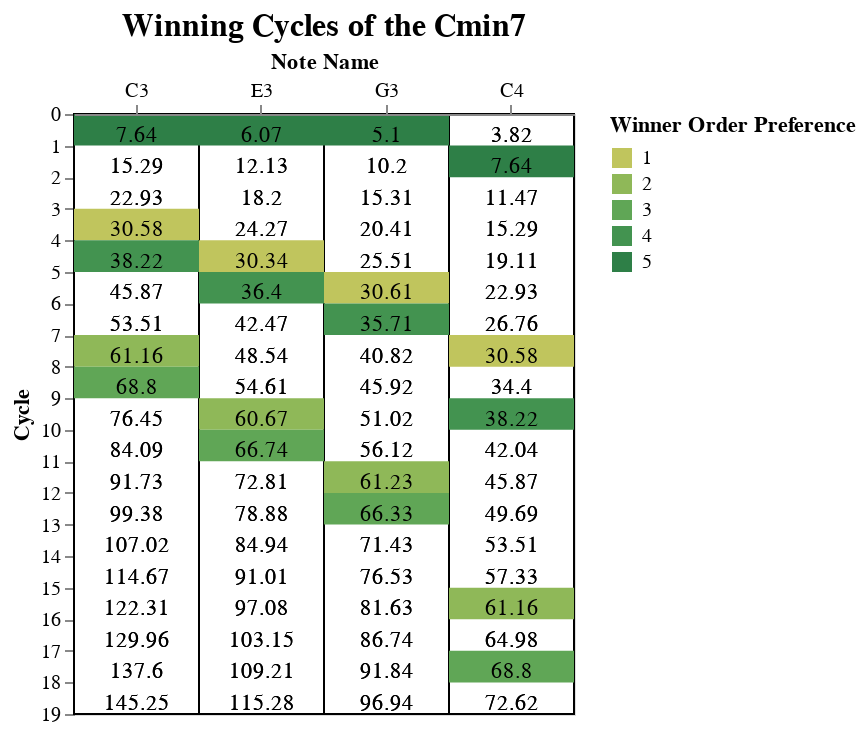

The notebook cell this image was saved under:
### Code cell
(chart_grid+chart_rect_win+text).properties(width=250, title='Winning Cycles of the Cmin7').configure_title(
fontSize=16,
anchor='middle',	
)

### Figure 1 — Vega-Lite specification as saved in the notebook (floating-point values rounded to 4 significant figures)
{"config": {"view": {"continuousWidth": 300, "continuousHeight": 300}, "title": {"anchor": "middle", "fontSize": 16}}, "layer": [{"mark": {"type": "rect", "color": "white", "stroke": "black"}, "encoding": {"x": {"axis": {"labelAngle": 0, "orient": "top", "title": "Note Name"}, "field": "note_name", "sort": ["C3", "E3", "G3", "C4"], "type": "nominal"}, "y": {"axis": {"tickCount": 20, "title": "Cycle"}, "field": "cycle_or_t", "scale": {"domain": [0, 19], "reverse": true}, "type": "quantitative"}}}, {"mark": {"type": "text", "baseline": "bottom"}, "encoding": {"text": {"field": "t_values", "type": "quantitative"}, "x": {"field": "note_name", "sort": ["C3", "E3", "G3", "C4"], "type": "nominal"}, "y": {"axis": {"tickCount": 20, "title": "Cycle"}, "field": "cycle_or_t", "scale": {"domain": [0, 19], "reverse": true}, "type": "quantitative"}}}, {"data": {"name": "data-c74e9d03afe149f45709b26643044e1e"}, "mark": {"type": "rect"}, "encoding": {"color": {"field": "winner_num", "scale": {"scheme": "goldgreen"}, "title": "Winner Order Preference", "type": "ordinal"}, "x": {"axis": {"labelAngle": 0, "orient": "top", "title": "Note Name"}, "field": "note_name", "sort": ["C3", "E3", "G3", "C4"], "type": "nominal"}, "y": {"axis": {"tickCount": 20, "title": "Cycle"}, "field": "cycle_or_t", "scale": {"domain": [0, 19], "reverse": true}, "type": "quantitative"}, "y2": {"field": "cycle_or_t_end"}}}, {"data": {"name": "data-6546ca5d5c25fb9a8da0af03b1968f16"}, "mark": {"type": "text", "baseline": "bottom"}, "encoding": {"text": {"field": "t_values", "type": "quantitative"}, "x": {"field": "note_name", "sort": ["C3", "E3", "G3", "C4"], "type": "nominal"}, "y": {"axis": {"tickCount": 20, "title": "Cycle"}, "field": "cycle_or_t", "scale": {"domain": [0, 19], "reverse": true}, "type": "quantitative"}}}], "data": {"name": "data-6546ca5d5c25fb9a8da0af03b1968f16"}, "title": "Winning Cycles of the Cmin7", "width": 250, "$schema": "https://vega.github.io/schema/vega-lite/v5.20.1.json", "datasets": {"data-6546ca5d5c25fb9a8da0af03b1968f16": [{"cycle_or_t": 1, "note_name": "C3", "t_values": 7.64}, {"cycle_or_t": 2, "note_name": "C3", "t_values": 15.29}, {"cycle_or_t": 3, "note_name": "C3", "t_values": 22.93}, {"cycle_or_t": 4, "note_name": "C3", "t_values": 30.58}, {"cycle_or_t": 5, "note_name": "C3", "t_values": 38.22}, {"cycle_or_t": 6, "note_name": "C3", "t_values": 45.87}, {"cycle_or_t": 7, "note_name": "C3", "t_values": 53.51}, {"cycle_or_t": 8, "note_name": "C3", "t_values": 61.16}, {"cycle_or_t": 9, "note_name": "C3", "t_values": 68.8}, {"cycle_or_t": 10, "note_name": "C3", "t_values": 76.45}, {"cycle_or_t": 11, "note_name": "C3", "t_values": 84.09}, {"cycle_or_t": 12, "note_name": "C3", "t_values": 91.73}, {"cycle_or_t": 13, "note_name": "C3", "t_values": 99.38}, {"cycle_or_t": 14, "note_name": "C3", "t_values": 107.0}, {"cycle_or_t": 15, "note_name": "C3", "t_values": 114.7}, {"cycle_or_t": 16, "note_name": "C3", "t_values": 122.3}, {"cycle_or_t": 17, "note_name": "C3", "t_values": 130.0}, {"cycle_or_t": 18, "note_name": "C3", "t_values": 137.6}, {"cycle_or_t": 19, "note_name": "C3", "t_values": 145.2}, {"cycle_or_t": 1, "note_name": "E3", "t_values": 6.07}, {"cycle_or_t": 2, "note_name": "E3", "t_values": 12.13}, {"cycle_or_t": 3, "note_name": "E3", "t_values": 18.2}, {"cycle_or_t": 4, "note_name": "E3", "t_values": 24.27}, {"cycle_or_t": 5, "note_name": "E3", "t_values": 30.34}, {"cycle_or_t": 6, "note_name": "E3", "t_values": 36.4}, {"cycle_or_t": 7, "note_name": "E3", "t_values": 42.47}, {"cycle_or_t": 8, "note_name": "E3", "t_values": 48.54}, {"cycle_or_t": 9, "note_name": "E3", "t_values": 54.61}, {"cycle_or_t": 10, "note_name": "E3", "t_values": 60.67}, {"cycle_or_t": 11, "note_name": "E3", "t_values": 66.74}, {"cycle_or_t": 12, "note_name": "E3", "t_values": 72.81}, {"cycle_or_t": 13, "note_name": "E3", "t_values": 78.88}, {"cycle_or_t": 14, "note_name": "E3", "t_values": 84.94}, {"cycle_or_t": 15, "note_name": "E3", "t_values": 91.01}, {"cycle_or_t": 16, "note_name": "E3", "t_values": 97.08}, {"cycle_or_t": 17, "note_name": "E3", "t_values": 103.2}, {"cycle_or_t": 18, "note_name": "E3", "t_values": 109.2}, {"cycle_or_t": 19, "note_name": "E3", "t_values": 115.3}, {"cycle_or_t": 1, "note_name": "G3", "t_values": 5.1}, {"cycle_or_t": 2, "note_name": "G3", "t_values": 10.2}, {"cycle_or_t": 3, "note_name": "G3", "t_values": 15.31}, {"cycle_or_t": 4, "note_name": "G3", "t_values": 20.41}, {"cycle_or_t": 5, "note_name": "G3", "t_values": 25.51}, {"cycle_or_t": 6, "note_name": "G3", "t_values": 30.61}, {"cycle_or_t": 7, "note_name": "G3", "t_values": 35.71}, {"cycle_or_t": 8, "note_name": "G3", "t_values": 40.82}, {"cycle_or_t": 9, "note_name": "G3", "t_values": 45.92}, {"cycle_or_t": 10, "note_name": "G3", "t_values": 51.02}, {"cycle_or_t": 11, "note_name": "G3", "t_values": 56.12}, {"cycle_or_t": 12, "note_name": "G3", "t_values": 61.23}, {"cycle_or_t": 13, "note_name": "G3", "t_values": 66.33}, {"cycle_or_t": 14, "note_name": "G3", "t_values": 71.43}, {"cycle_or_t": 15, "note_name": "G3", "t_values": 76.53}, {"cycle_or_t": 16, "note_name": "G3", "t_values": 81.63}, {"cycle_or_t": 17, "note_name": "G3", "t_values": 86.74}, {"cycle_or_t": 18, "note_name": "G3", "t_values": 91.84}, {"cycle_or_t": 19, "note_name": "G3", "t_values": 96.94}, {"cycle_or_t": 1, "note_name": "C4", "t_values": 3.82}, {"cycle_or_t": 2, "note_name": "C4", "t_values": 7.64}, {"cycle_or_t": 3, "note_name": "C4", "t_values": 11.47}, {"cycle_or_t": 4, "note_name": "C4", "t_values": 15.29}, {"cycle_or_t": 5, "note_name": "C4", "t_values": 19.11}, {"cycle_or_t": 6, "note_name": "C4", "t_values": 22.93}, {"cycle_or_t": 7, "note_name": "C4", "t_values": 26.76}, {"cycle_or_t": 8, "note_name": "C4", "t_values": 30.58}, {"cycle_or_t": 9, "note_name": "C4", "t_values": 34.4}, {"cycle_or_t": 10, "note_name": "C4", "t_values": 38.22}, {"cycle_or_t": 11, "note_name": "C4", "t_values": 42.04}, {"cycle_or_t": 12, "note_name": "C4", "t_values": 45.87}, {"cycle_or_t": 13, "note_name": "C4", "t_values": 49.69}, {"cycle_or_t": 14, "note_name": "C4", "t_values": 53.51}, {"cycle_or_t": 15, "note_name": "C4", "t_values": 57.33}, {"cycle_or_t": 16, "note_name": "C4", "t_values": 61.16}, {"cycle_or_t": 17, "note_name": "C4", "t_values": 64.98}, {"cycle_or_t": 18, "note_name": "C4", "t_values": 68.8}, {"cycle_or_t": 19, "note_name": "C4", "t_values": 72.62}], "data-c74e9d03afe149f45709b26643044e1e": [{"note_name": "C3", "t_values": 0.03058, "cycle_or_t": 3.0, "winner_num": 1, "cycle_or_t_end": 4.0}, {"note_name": "E3", "t_values": 0.03034, "cycle_or_t": 4.0, "winner_num": 1, "cycle_or_t_end": 5.0}, {"note_name": "G3", "t_values": 0.03061, "cycle_or_t": 5.0, "winner_num": 1, "cycle_or_t_end": 6.0}, {"note_name": "C4", "t_values": 0.03058, "cycle_or_t": 7.0, "winner_num": 1, "cycle_or_t_end": 8.0}, {"note_name": "C3", "t_values": 0.06116, "cycle_or_t": 7.0, "winner_num": 2, "cycle_or_t_end": 8.0}, {"note_name": "E3", "t_values": 0.06067, "cycle_or_t": 9.0, "winner_num": 2, "cycle_or_t_end": 10.0}, {"note_name": "G3", "t_values": 0.06123, "cycle_or_t": 11.0, "winner_num": 2, "cycle_or_t_end": 12.0}, {"note_name": "C4", "t_values": 0.06116, "cycle_or_t": 15.0, "winner_num": 2, "cycle_or_t_end": 16.0}, {"note_name": "C3", "t_values": 0.0688, "cycle_or_t": 8.0, "winner_num": 3, "cycle_or_t_end": 9.0}, {"note_name": "E3", "t_values": 0.06674, "cycle_or_t": 10.0, "winner_num": 3, "cycle_or_t_end": 11.0}, {"note_name": "G3", "t_values": 0.06633, "cycle_or_t": 12.0, "winner_num": 3, "cycle_or_t_end": 13.0}, {"note_name": "C4", "t_values": 0.0688, "cycle_or_t": 17.0, "winner_num": 3, "cycle_or_t_end": 18.0}, {"note_name": "C3", "t_values": 0.03822, "cycle_or_t": 4.0, "winner_num": 4, "cycle_or_t_end": 5.0}, {"note_name": "E3", "t_values": 0.0364, "cycle_or_t": 5.0, "winner_num": 4, "cycle_or_t_end": 6.0}, {"note_name": "G3", "t_values": 0.03571, "cycle_or_t": 6.0, "winner_num": 4, "cycle_or_t_end": 7.0}, {"note_name": "C4", "t_values": 0.03822, "cycle_or_t": 9.0, "winner_num": 4, "cycle_or_t_end": 10.0}, {"note_name": "C3", "t_values": 0.007645, "cycle_or_t": 0.0, "winner_num": 5, "cycle_or_t_end": 1.0}, {"note_name": "E3", "t_values": 0.006067, "cycle_or_t": 0.0, "winner_num": 5, "cycle_or_t_end": 1.0}, {"note_name": "G3", "t_values": 0.005102, "cycle_or_t": 0.0, "winner_num": 5, "cycle_or_t_end": 1.0}, {"note_name": "C4", "t_values": 0.007645, "cycle_or_t": 1.0, "winner_num": 5, "cycle_or_t_end": 2.0}]}}
